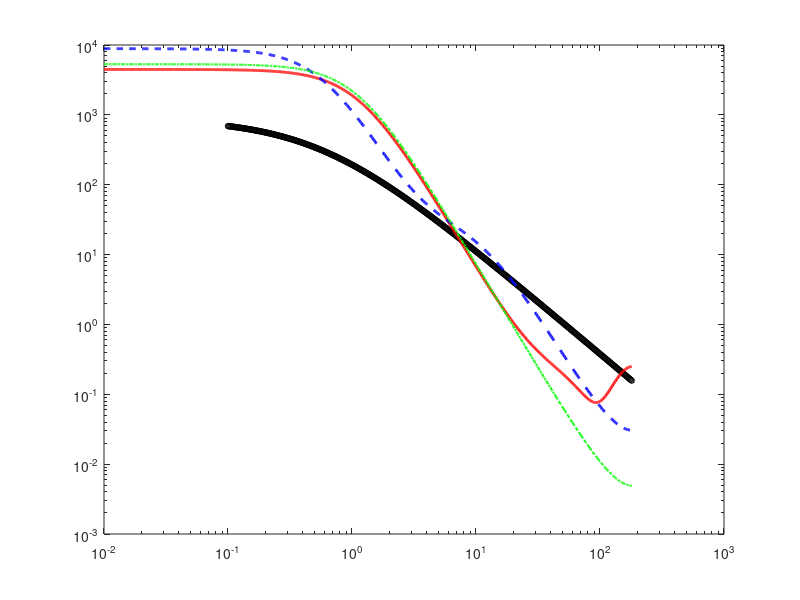

Source code (MATLAB): (Note: this script raises an error after producing the figure.)
%% Compare_All_Models_Full_Analysis.m
% 功能：
% Figure 1: 展示 Petzold 三类典型海水的 VSF 实测数据
% Figure 2: 展示相函数 P(theta) 的形状对比 (归一化为 4pi)
% Figure 3: 展示散射角 theta 的概率密度函数 PDF (考虑几何权重 sin(theta))

clc; clear; close all;

%% ================== 第一部分：加载与预处理数据 ==================
if exist('petzold_ocean.mat', 'file')
    load('petzold_ocean.mat');
    % Col 1: Angle(rad), Col 2: Harbor, Col 3: Coastal, Col 4: Clear
    theta_rad_meas = petzold_ocean(:, 1); 
    theta_deg_meas = theta_rad_meas * 180 / pi;
    
    vsf_harbor  = petzold_ocean(:, 2);
    vsf_coastal = petzold_ocean(:, 3);
    vsf_clear   = petzold_ocean(:, 4);
    
    data_loaded = true;
else
    warning('未找到 petzold_ocean.mat，使用模拟数据代替。');
    theta_deg_meas = logspace(log10(0.1), log10(180), 500)';
    theta_rad_meas = theta_deg_meas * pi / 180;
    % 简单模拟 Clear Ocean 数据
    vsf_clear = 0.1 ./ (theta_rad_meas + 0.01).^1.5; 
    vsf_harbor = []; vsf_coastal = [];
    data_loaded = false;
end

%% ================== 第二部分：绘制图1 - VSF 对比 ==================
if data_loaded
    figure('Name', 'Fig1: Petzold VSF', 'Position', [50, 100, 600, 500], 'Color', 'w');
    loglog(theta_deg_meas, vsf_harbor, 's-', 'Color', [0.8 0.4 0], 'LineWidth', 1.5, 'MarkerSize', 5, 'DisplayName', 'Turbid Harbor');
    hold on;
    loglog(theta_deg_meas, vsf_coastal, '^-', 'Color', [0 0.6 0.2], 'LineWidth', 1.5, 'MarkerSize', 5, 'DisplayName', 'Coastal Ocean');
    loglog(theta_deg_meas, vsf_clear,   'o-', 'Color', [0 0.4 0.8], 'LineWidth', 1.5, 'MarkerSize', 5, 'DisplayName', 'Clear Ocean');
    
    grid on;
    xlabel('Scattering Angle \theta (deg)', 'FontWeight', 'bold');
    ylabel('VSF \beta(\theta) [m^{-1} sr^{-1}]', 'FontWeight', 'bold');
    title('Fig 1: Volume Scattering Function (VSF)');
    legend('Location', 'SouthWest');
    xlim([0.1, 180]); axis tight;
end

%% ================== 第三部分：模型定义与计算 ==================

% 1. 实测数据归一化
% 计算散射系数 b (用于将 VSF 转为 P)
b_meas = 2 * pi * trapz(theta_rad_meas, vsf_clear .* sin(theta_rad_meas));
P_meas = 4 * pi * vsf_clear / b_meas; % 相函数 P(theta)

% 2. 模型函数定义
P_HG = @(mu, g) (1 - g^2) ./ (1 + g^2 - 2*g*mu).^(1.5);
P_Ray_Gen = @(mu, gamma) (3 ./ (4*(1+2*gamma))) .* ( (1+3*gamma) + (1-gamma).*mu.^2 );
P_GHG = @(mu, g, f) (1 - g^2) .* ( ...
    1 ./ (1 + g^2 - 2*g*mu).^(1.5) + ...
    f .* 0.5 .* (3*mu.^2 - 1) ./ (1 + g^2).^(1.5) ...
);

Model_Ding = @(theta, w_mie, gamma, g_mie, f_mie) ...
    (1 - w_mie) * P_Ray_Gen(cos(theta), gamma) + ...
    w_mie * P_GHG(cos(theta), g_mie, f_mie);

Model_TTHG = @(theta, alpha, g1, g2) ...
    alpha * P_HG(cos(theta), g1) + (1 - alpha) * P_HG(cos(theta), g2);

Model_SingleHG = @(theta, g) P_HG(cos(theta), g);

% 3. 参数设置 (Clear Ocean 0-180度拟合参数)
% Ding et al. (0.1-180度 修正)
w_mie_ding = 0.8758;
gamma_ding = 0.0000;
g_ding     = 0.9803;
f_ding     = 4.6721;  % 更大的 f 值以修正背向

% Single HG
g_single   = 0.9807;

% TTHG (0.1-180度)
alpha_tthg = 0.4435;
g1_tthg    = 0.9900;
g2_tthg    = 0.8238;

% 4. 计算绘图数据
theta_deg_plot = logspace(log10(0.01), log10(180), 1000); % 0.1 到 180度
theta_rad_plot = theta_deg_plot * pi / 180;

P_fit_Ding   = Model_Ding(theta_rad_plot, w_mie_ding, gamma_ding, g_ding, f_ding);
P_fit_TTHG   = Model_TTHG(theta_rad_plot, alpha_tthg, g1_tthg, g2_tthg);
P_fit_Single = Model_SingleHG(theta_rad_plot, g_single);

%% ================== 第四部分：绘制图2 - 相函数 P(theta) ==================
figure('Name', 'Fig2: Phase Function', 'Position', [660, 100, 600, 500], 'Color', 'w');

loglog(theta_deg_meas, P_meas, 'ko', 'MarkerSize', 4, 'DisplayName', 'Meas (Clear)'); hold on;
loglog(theta_deg_plot, P_fit_Ding, 'r-', 'LineWidth', 2, 'DisplayName', 'Ding Mix');
loglog(theta_deg_plot, P_fit_TTHG, 'b--', 'LineWidth', 2, 'DisplayName', 'TTHG');
loglog(theta_deg_plot, P_fit_Single, 'g-.', 'LineWidth', 1.5, 'DisplayName', 'Single HG');

xline(90, 'k:', 'LineWidth', 1.5, 'DisplayName', 'Fit Range');
grid on;
xlabel('Scattering Angle \theta (deg)', 'FontWeight', 'bold');
ylabel('Phase Function P(\theta) [sr^{-1}]', 'FontWeight', 'bold');
title('Fig 2: Phase Function P(\theta) (Normalized to 4\pi)');
legend('Location', 'SouthWest');
xlim([0.1, 180]); ylim([1e-4, 1e6]);

%% ================== 第五部分：绘制图3 - 散射角 PDF f(theta) ==================
% 公式: f(theta) = 0.5 * P(theta) * sin(theta)

% 计算 PDF
PDF_meas   = 0.5 * P_meas .* sin(theta_rad_meas);
PDF_Ding   = 0.5 * P_fit_Ding .* sin(theta_rad_plot);
PDF_TTHG   = 0.5 * P_fit_TTHG .* sin(theta_rad_plot);
PDF_Single = 0.5 * P_fit_Single .* sin(theta_rad_plot);

figure('Name', 'Fig3: Scattering Angle PDF', 'Position', [360, 50, 600, 500], 'Color', 'w');

% 使用半对数坐标 (semilogx) 或 双对数 (loglog) 
% 这里推荐 semilogx，因为 PDF 值本身跨度不像 P 那么大 (sin压制了极值)
semilogx(theta_deg_meas, PDF_meas, 'ko', 'MarkerSize', 4, 'DisplayName', 'Meas (Clear)'); hold on;
semilogx(theta_deg_plot, PDF_Ding, 'r-', 'LineWidth', 2, 'DisplayName', 'Ding Mix');
semilogx(theta_deg_plot, PDF_TTHG, 'b--', 'LineWidth', 2, 'DisplayName', 'TTHG');
semilogx(theta_deg_plot, PDF_Single, 'g-.', 'LineWidth', 1.5, 'DisplayName', 'Single HG');

grid on;
xlabel('Scattering Angle \theta (deg)', 'FontWeight', 'bold');
ylabel('Probability Density f(\theta) [rad^{-1}]', 'FontWeight', 'bold');
title({'Fig 3: PDF of Plane Scattering Angle \theta', 'f(\theta) = 0.5 \cdot P(\theta) \cdot sin(\theta)'});
legend('Location', 'NorthEast');
xlim([0.1, 180]); 

% 检查积分是否归一化 (Debug用)
integral_check = trapz(theta_rad_plot, PDF_Ding);
fprintf('Ding 模型 PDF 积分检查 (应接近1): %.4f\n', integral_check);
